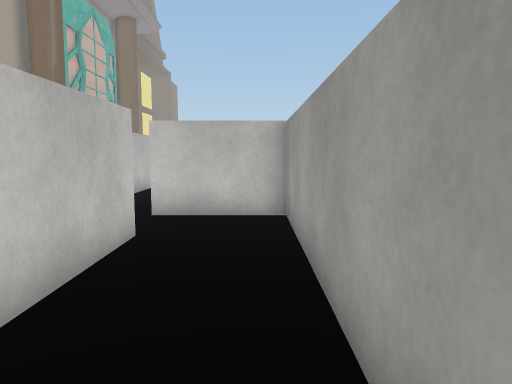
View 1 (above)

12 first-person views from a walk through a scene from a Unity 3-D project. The camera is 1.4 m above the floor, tilts 6° down and sees 70° across. The floor is counted in squares, 1 m on a side. Each view is taken from the middle of a square. On the plan, view 1 faces up. The plan holds only what a view shows up to about 16 squares ahead; the rest is blank. The place goes on beyond the plan. The player is left out. Some surface patterns are stand-ins.

View 2
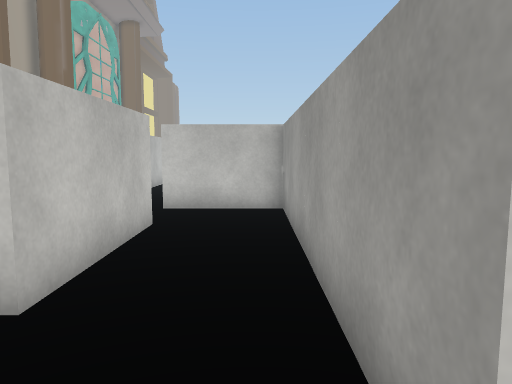

View 3
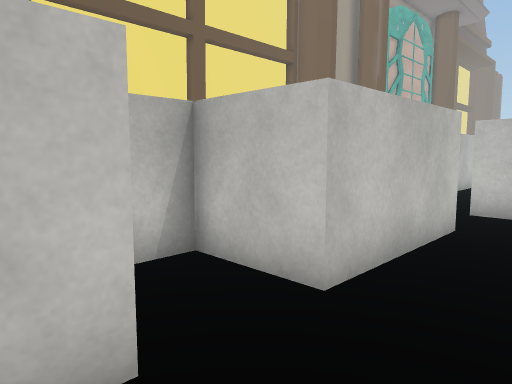

View 4
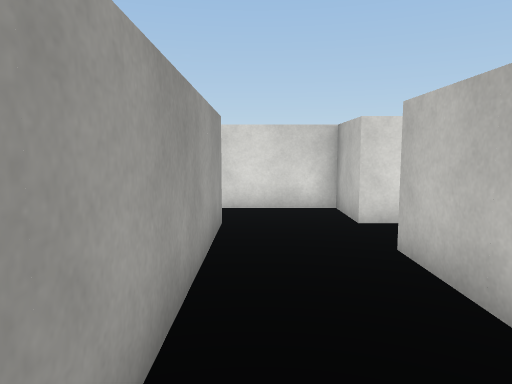

View 5
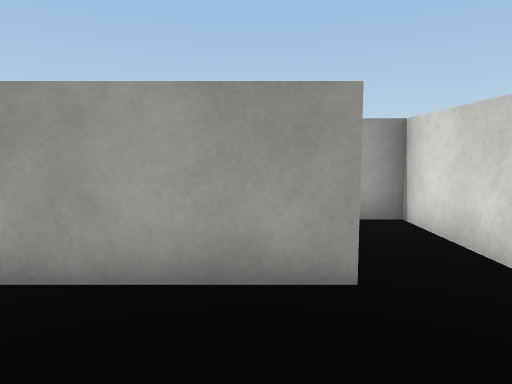

View 6
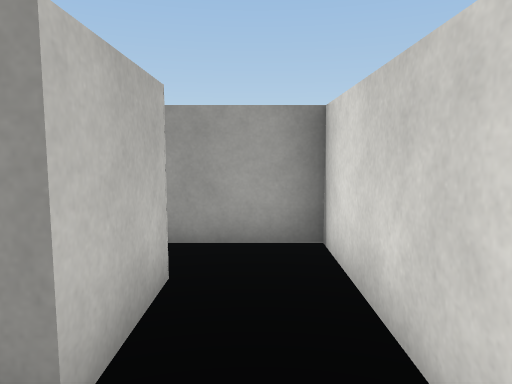

View 7
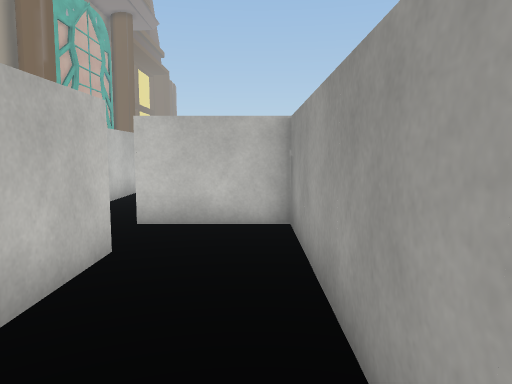

View 8
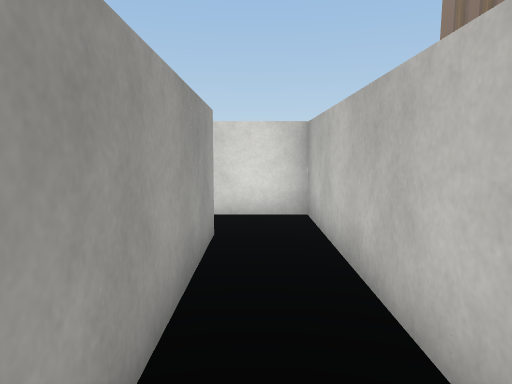

View 9
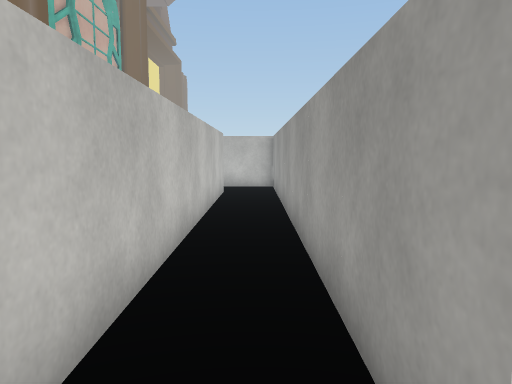

View 10
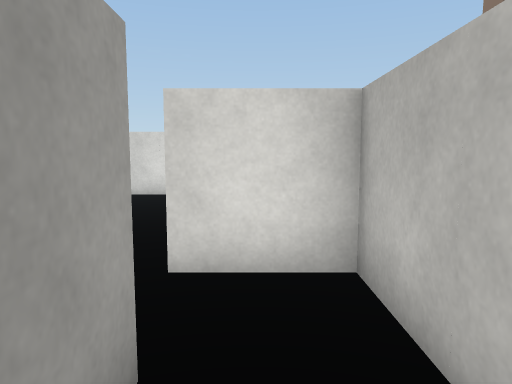

View 11
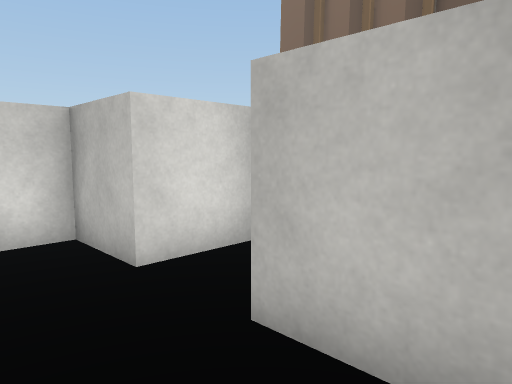

View 12
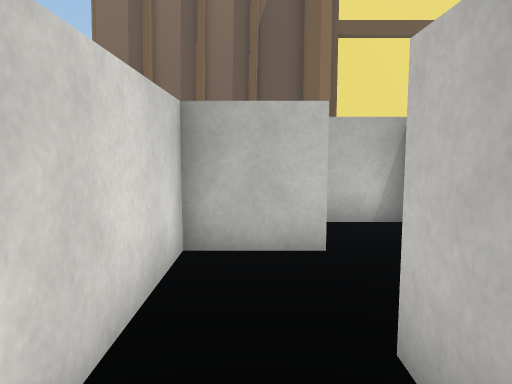

### Floor plan
Points are (right, up) in squares from view 1. A wall is a line through its corners. A room is listed if a view was taken in it or the views show most of it. See-through windows are left out.
Room 1 (views 1, 4, 5, 7, 11)
walls: (-2, 5.9) (-2, 2) (-4.1, 2) (-4.1, 0.4); (0.7, -0.1) (0.7, 7.9) (-2.3, 7.9); (-4, 0) (-2, 0)
ways out: opening at (-0.5, 0) to room 2; opening at (-2, 7) to room 3
Room 2 (views 2, 3, 6, 12)
walls: (2.9, -0.1) (0.7, -0.1); (-2, 0) (-2, -2) (4.4, -2) (4.4, 0.4)
ways out: opening at (-0.5, 0) to room 1
Room 3 (views 8, 9, 10)
walls: (-2.3, 7.9) (-2.3, 15.5); (-4.1, 15.5) (-4.1, 5.9) (-2, 5.9)
ways out: opening at (-2, 7) to room 1

Where each view was taken, in squares from view 1:
view 1: 0 up, 0 right, facing up
view 2: 1 down, 0 right, facing up
view 3: 1 down, 0 right, facing up-left
view 4: 7 up, 0 right, facing down
view 5: 1 up, 3 left, facing right
view 6: 1 down, 1 left, facing right
view 7: 1 up, 0 right, facing up
view 8: 14 up, 3 left, facing down
view 9: 7 up, 3 left, facing up
view 10: 10 up, 3 left, facing down
view 11: 4 up, 0 right, facing down-left
view 12: 1 down, 3 right, facing left
